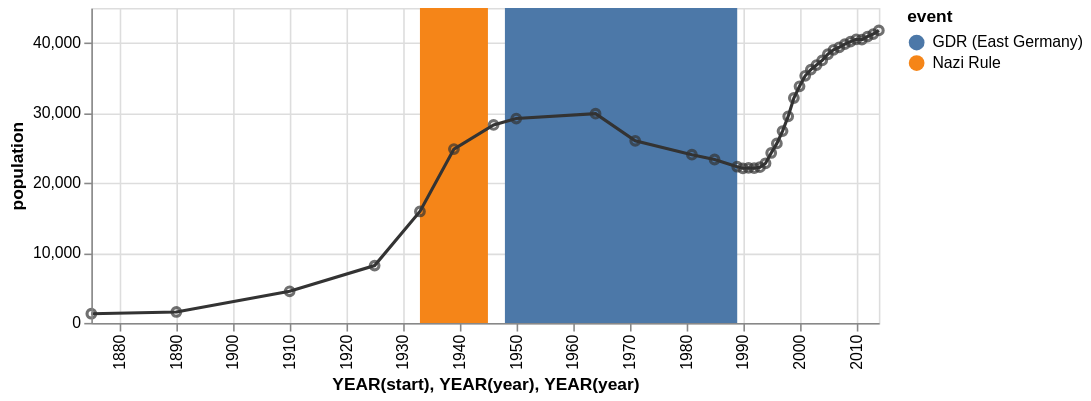

Vega-Lite specification for this chart:
### Vega specification from a JSON file in a GitHub repository (floating-point values rounded to 4 significant figures)
{"$schema": "https://vega.github.io/schema/vega/v3.0.json", "description": "The population of the German city of Falkensee over time", "autosize": "pad", "padding": 5, "style": "cell", "data": [{"name": "source_0", "values": [{"year": "1875", "population": 1309}, {"year": "1890", "population": 1558}, {"year": "1910", "population": 4512}, {"year": "1925", "population": 8180}, {"year": "1933", "population": 15915}, {"year": "1939", "population": 24824}, {"year": "1946", "population": 28275}, {"year": "1950", "population": 29189}, {"year": "1964", "population": 29881}, {"year": "1971", "population": 26007}, {"year": "1981", "population": 24029}, {"year": "1985", "population": 23340}, {"year": "1989", "population": 22307}, {"year": "1990", "population": 22087}, {"year": "1991", "population": 22139}, {"year": "1992", "population": 22105}, {"year": "1993", "population": 22242}, {"year": "1994", "population": 22801}, {"year": "1995", "population": 24273}, {"year": "1996", "population": 25640}, {"year": "1997", "population": 27393}, {"year": "1998", "population": 29505}, {"year": "1999", "population": 32124}, {"year": "2000", "population": 33791}, {"year": "2001", "population": 35297}, {"year": "2002", "population": 36179}, {"year": "2003", "population": 36829}, {"year": "2004", "population": 37493}, {"year": "2005", "population": 38376}, {"year": "2006", "population": 39008}, {"year": "2007", "population": 39366}, {"year": "2008", "population": 39821}, {"year": "2009", "population": 40179}, {"year": "2010", "population": 40511}, {"year": "2011", "population": 40465}, {"year": "2012", "population": 40905}, {"year": "2013", "population": 41258}, {"year": "2014", "population": 41777}]}, {"name": "source_1", "values": [{"start": "1933", "end": "1945", "event": "Nazi Rule"}, {"start": "1948", "end": "1989", "event": "GDR (East Germany)"}]}, {"name": "data_0", "source": "source_0", "transform": [{"type": "formula", "expr": "timeParse(datum[\"year\"],'%Y')", "as": "year"}]}, {"name": "data_1", "source": "data_0", "transform": [{"type": "formula", "expr": "toDate(datum[\"year\"])", "as": "year"}, {"type": "formula", "expr": "toNumber(datum[\"population\"])", "as": "population"}, {"type": "filter", "expr": "datum[\"year\"] !== null && !isNaN(datum[\"year\"]) && datum[\"population\"] !== null && !isNaN(datum[\"population\"])"}, {"type": "formula", "as": "year_year", "expr": "datetime(year(datum[\"year\"]), 0, 1, 0, 0, 0, 0)"}]}, {"name": "data_2", "source": "data_0", "transform": [{"type": "formula", "expr": "toDate(datum[\"year\"])", "as": "year"}, {"type": "formula", "expr": "toNumber(datum[\"population\"])", "as": "population"}, {"type": "filter", "expr": "datum[\"year\"] !== null && !isNaN(datum[\"year\"]) && datum[\"population\"] !== null && !isNaN(datum[\"population\"])"}, {"type": "formula", "as": "year_year", "expr": "datetime(year(datum[\"year\"]), 0, 1, 0, 0, 0, 0)"}]}, {"name": "data_3", "source": "source_1", "transform": [{"type": "formula", "expr": "timeParse(datum[\"start\"],'%Y')", "as": "start"}, {"type": "formula", "expr": "timeParse(datum[\"end\"],'%Y')", "as": "end"}, {"type": "filter", "expr": "datum[\"start\"] !== null && !isNaN(datum[\"start\"])"}, {"type": "formula", "as": "year_start", "expr": "datetime(year(datum[\"start\"]), 0, 1, 0, 0, 0, 0)"}, {"type": "formula", "as": "year_end", "expr": "datetime(year(datum[\"end\"]), 0, 1, 0, 0, 0, 0)"}]}], "signals": [{"name": "width", "update": "500"}, {"name": "height", "update": "200"}], "marks": [{"name": "layer_0_marks", "type": "rect", "style": ["rect"], "from": {"data": "data_3"}, "encode": {"update": {"x": {"scale": "x", "field": "year_start"}, "x2": {"scale": "x", "field": "year_end"}, "y": {"value": 0}, "y2": {"field": {"group": "height"}}, "fill": {"scale": "color", "field": "event"}}}}, {"name": "layer_1_marks", "type": "line", "style": ["line"], "sort": {"field": "datum[\"year_year\"]", "order": "descending"}, "from": {"data": "data_1"}, "encode": {"update": {"x": {"scale": "x", "field": "year_year"}, "y": {"scale": "y", "field": "population"}, "stroke": {"value": "#333"}}}}, {"name": "layer_2_marks", "type": "symbol", "style": ["point"], "from": {"data": "data_2"}, "encode": {"update": {"x": {"scale": "x", "field": "year_year"}, "y": {"scale": "y", "field": "population"}, "stroke": {"value": "#333"}, "fill": {"value": "transparent"}, "opacity": {"value": 0.7}}}}], "scales": [{"name": "x", "type": "time", "domain": {"fields": [{"data": "data_3", "field": "year_start"}, {"data": "data_3", "field": "year_end"}, {"data": "data_1", "field": "year_year"}, {"data": "data_2", "field": "year_year"}], "sort": true}, "range": [0, {"signal": "width"}], "nice": "year"}, {"name": "color", "type": "ordinal", "domain": {"data": "data_3", "field": "event", "sort": true}, "range": "category"}, {"name": "y", "type": "linear", "domain": {"fields": [{"data": "data_1", "field": "population"}, {"data": "data_2", "field": "population"}], "sort": true}, "range": [{"signal": "height"}, 0], "nice": true, "zero": true}], "axes": [{"scale": "x", "labelOverlap": true, "orient": "bottom", "tickCount": {"signal": "ceil(width/40)"}, "title": "YEAR(start), YEAR(year), YEAR(year)", "zindex": 1, "encode": {"labels": {"update": {"text": {"signal": "timeFormat(datum.value, '%Y')"}, "angle": {"value": 270}, "align": {"value": "right"}, "baseline": {"value": "middle"}}}}}, {"scale": "x", "domain": false, "grid": true, "labels": false, "maxExtent": 0, "minExtent": 0, "orient": "bottom", "tickCount": {"signal": "ceil(width/40)"}, "ticks": false, "zindex": 0, "gridScale": "y"}, {"scale": "y", "labelOverlap": true, "orient": "left", "tickCount": {"signal": "ceil(height/40)"}, "title": "population", "zindex": 1}, {"scale": "y", "domain": false, "grid": true, "labels": false, "maxExtent": 0, "minExtent": 0, "orient": "left", "tickCount": {"signal": "ceil(height/40)"}, "ticks": false, "zindex": 0, "gridScale": "x"}], "legends": [{"fill": "color", "title": "event"}], "config": {"axisY": {"minExtent": 30}}}
